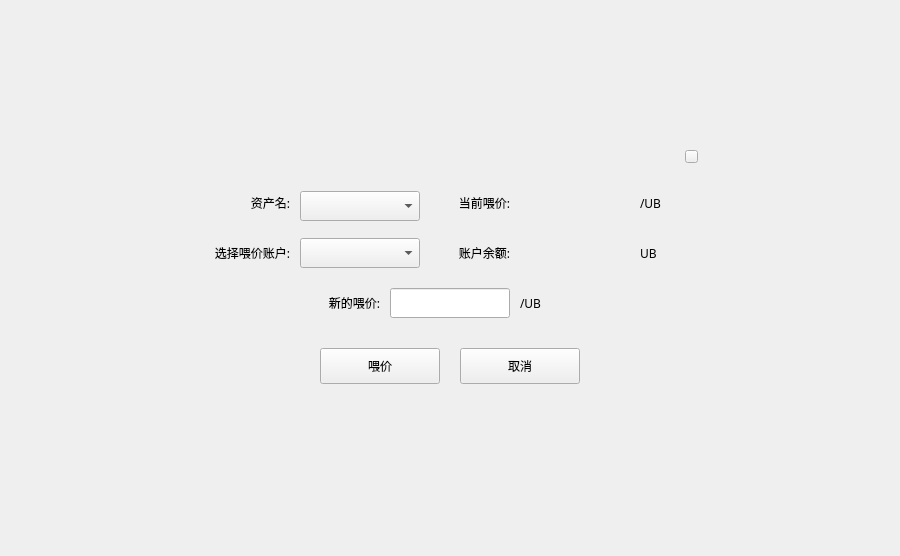
<?xml version="1.0" encoding="UTF-8"?>
<ui version="4.0">
 <class>FeedPriceDialog</class>
 <widget class="QDialog" name="FeedPriceDialog">
  <property name="geometry">
   <rect>
    <x>0</x>
    <y>0</y>
    <width>900</width>
    <height>556</height>
   </rect>
  </property>
  <property name="windowTitle">
   <string>Dialog</string>
  </property>
  <widget class="QWidget" name="widget" native="true">
   <property name="geometry">
    <rect>
     <x>0</x>
     <y>0</y>
     <width>900</width>
     <height>556</height>
    </rect>
   </property>
   <widget class="QWidget" name="containerWidget" native="true">
    <property name="geometry">
     <rect>
      <x>190</x>
      <y>138</y>
      <width>520</width>
      <height>280</height>
     </rect>
    </property>
    <property name="font">
     <font>
      <family>微软雅黑</family>
     </font>
    </property>
    <widget class="QLabel" name="label">
     <property name="geometry">
      <rect>
       <x>10</x>
       <y>50</y>
       <width>90</width>
       <height>30</height>
      </rect>
     </property>
     <property name="text">
      <string>资产名:</string>
     </property>
     <property name="alignment">
      <set>Qt::AlignRight|Qt::AlignTrailing|Qt::AlignVCenter</set>
     </property>
     <property name="wordWrap">
      <bool>true</bool>
     </property>
    </widget>
    <widget class="QLineEdit" name="myPriceLineEdit">
     <property name="geometry">
      <rect>
       <x>200</x>
       <y>150</y>
       <width>120</width>
       <height>30</height>
      </rect>
     </property>
    </widget>
    <widget class="QToolButton" name="cancelBtn">
     <property name="geometry">
      <rect>
       <x>270</x>
       <y>210</y>
       <width>120</width>
       <height>36</height>
      </rect>
     </property>
     <property name="font">
      <font>
       <family>微软雅黑</family>
      </font>
     </property>
     <property name="cursor">
      <cursorShape>PointingHandCursor</cursorShape>
     </property>
     <property name="focusPolicy">
      <enum>Qt::NoFocus</enum>
     </property>
     <property name="styleSheet">
      <string notr="true"/>
     </property>
     <property name="text">
      <string>取消</string>
     </property>
    </widget>
    <widget class="QToolButton" name="feedBtn">
     <property name="geometry">
      <rect>
       <x>130</x>
       <y>210</y>
       <width>120</width>
       <height>36</height>
      </rect>
     </property>
     <property name="font">
      <font>
       <family>微软雅黑</family>
      </font>
     </property>
     <property name="cursor">
      <cursorShape>PointingHandCursor</cursorShape>
     </property>
     <property name="focusPolicy">
      <enum>Qt::NoFocus</enum>
     </property>
     <property name="styleSheet">
      <string notr="true"/>
     </property>
     <property name="text">
      <string>喂价</string>
     </property>
    </widget>
    <widget class="QLabel" name="label_2">
     <property name="geometry">
      <rect>
       <x>230</x>
       <y>50</y>
       <width>90</width>
       <height>30</height>
      </rect>
     </property>
     <property name="text">
      <string>当前喂价:</string>
     </property>
     <property name="alignment">
      <set>Qt::AlignRight|Qt::AlignTrailing|Qt::AlignVCenter</set>
     </property>
     <property name="wordWrap">
      <bool>true</bool>
     </property>
    </widget>
    <widget class="QLabel" name="label_3">
     <property name="geometry">
      <rect>
       <x>100</x>
       <y>150</y>
       <width>90</width>
       <height>30</height>
      </rect>
     </property>
     <property name="text">
      <string>新的喂价:</string>
     </property>
     <property name="alignment">
      <set>Qt::AlignRight|Qt::AlignTrailing|Qt::AlignVCenter</set>
     </property>
     <property name="wordWrap">
      <bool>true</bool>
     </property>
    </widget>
    <widget class="QLabel" name="label_4">
     <property name="geometry">
      <rect>
       <x>10</x>
       <y>100</y>
       <width>90</width>
       <height>30</height>
      </rect>
     </property>
     <property name="text">
      <string>选择喂价账户:</string>
     </property>
     <property name="alignment">
      <set>Qt::AlignRight|Qt::AlignTrailing|Qt::AlignVCenter</set>
     </property>
     <property name="wordWrap">
      <bool>true</bool>
     </property>
    </widget>
    <widget class="QLabel" name="label_5">
     <property name="geometry">
      <rect>
       <x>230</x>
       <y>100</y>
       <width>90</width>
       <height>30</height>
      </rect>
     </property>
     <property name="text">
      <string>账户余额:</string>
     </property>
     <property name="alignment">
      <set>Qt::AlignRight|Qt::AlignTrailing|Qt::AlignVCenter</set>
     </property>
     <property name="wordWrap">
      <bool>true</bool>
     </property>
    </widget>
    <widget class="QComboBox" name="accountComboBox">
     <property name="geometry">
      <rect>
       <x>110</x>
       <y>100</y>
       <width>120</width>
       <height>30</height>
      </rect>
     </property>
     <property name="font">
      <font>
       <family>微软雅黑</family>
       <weight>50</weight>
       <bold>false</bold>
      </font>
     </property>
     <property name="focusPolicy">
      <enum>Qt::NoFocus</enum>
     </property>
    </widget>
    <widget class="QLabel" name="label_6">
     <property name="geometry">
      <rect>
       <x>330</x>
       <y>150</y>
       <width>61</width>
       <height>30</height>
      </rect>
     </property>
     <property name="text">
      <string>/UB</string>
     </property>
    </widget>
    <widget class="QLabel" name="label_7">
     <property name="geometry">
      <rect>
       <x>450</x>
       <y>50</y>
       <width>40</width>
       <height>30</height>
      </rect>
     </property>
     <property name="text">
      <string>/UB</string>
     </property>
    </widget>
    <widget class="QLabel" name="currentPriceLabel">
     <property name="geometry">
      <rect>
       <x>330</x>
       <y>50</y>
       <width>120</width>
       <height>30</height>
      </rect>
     </property>
     <property name="text">
      <string/>
     </property>
    </widget>
    <widget class="QLabel" name="accountBalanceLabel">
     <property name="geometry">
      <rect>
       <x>330</x>
       <y>100</y>
       <width>120</width>
       <height>30</height>
      </rect>
     </property>
     <property name="text">
      <string/>
     </property>
    </widget>
    <widget class="QLabel" name="label_8">
     <property name="geometry">
      <rect>
       <x>450</x>
       <y>100</y>
       <width>61</width>
       <height>30</height>
      </rect>
     </property>
     <property name="text">
      <string>UB</string>
     </property>
    </widget>
    <widget class="QComboBox" name="tokenComboBox">
     <property name="geometry">
      <rect>
       <x>110</x>
       <y>53</y>
       <width>120</width>
       <height>30</height>
      </rect>
     </property>
     <property name="font">
      <font>
       <family>微软雅黑</family>
       <weight>50</weight>
       <bold>false</bold>
      </font>
     </property>
     <property name="focusPolicy">
      <enum>Qt::NoFocus</enum>
     </property>
    </widget>
    <widget class="QToolButton" name="closeBtn">
     <property name="geometry">
      <rect>
       <x>495</x>
       <y>12</y>
       <width>13</width>
       <height>13</height>
      </rect>
     </property>
     <property name="cursor">
      <cursorShape>PointingHandCursor</cursorShape>
     </property>
     <property name="focusPolicy">
      <enum>Qt::NoFocus</enum>
     </property>
     <property name="styleSheet">
      <string notr="true"/>
     </property>
     <property name="text">
      <string/>
     </property>
    </widget>
   </widget>
  </widget>
 </widget>
 <resources/>
 <connections/>
</ui>
